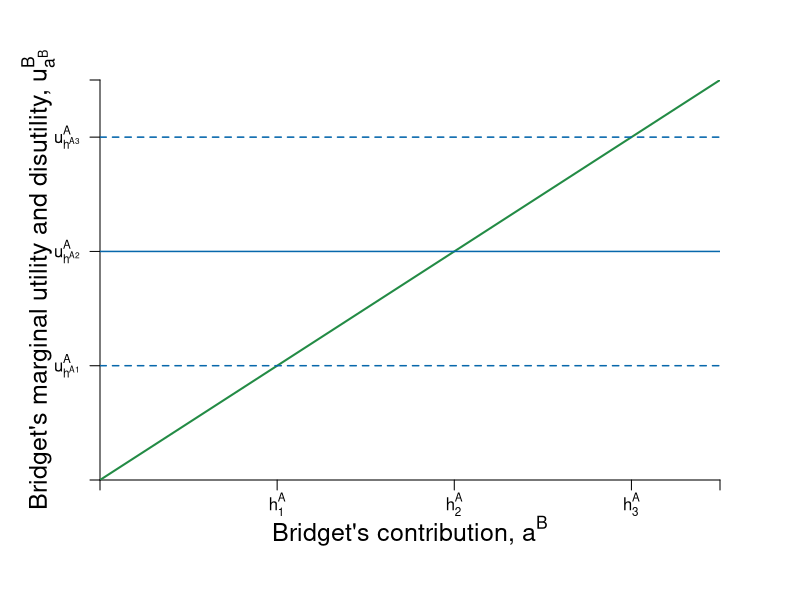

R code for this plot: (Note: this script raises an error after producing the figure.)
require(shape)
pdf(file = "public_mechanism/public_marginal.pdf", width = 9, height = 7)

#Set parameters for graphics
axislabelsize <- 1.5
graphlinewidth <- 2
segmentlinewidth <- 1.5

COL <- c("#7fc97f", "#beaed4", "#fdc086", "#ffff99", "#386cb0", "#f0027f", "#bf5b17", "#666666")
COLA <- c("#99d8c9","#66c2a4","#41ae76", "#238b45", "#005824")
COLB <- c("#4eb3d3", "#2b8cbe", "#0868ac","#084081")

par(mar =  c(6, 5, 4, 4))

MCost <- function(a, slope = 1, intercept = 0){
  intercept + slope*a
}


xlims <- c(0, 14)
ylims <- c(0, 14)

npts <- 501 
x <- seq(xlims[1], xlims[2], length.out = npts)
y <- seq(ylims[1], ylims[2], length.out = npts) 
a <- c(12, 46.08, 90)

plot(0, 0, xlim = xlims, ylim = ylims, type = "n",
     xlab = expression(paste("")),
     ylab = expression(paste("")), 
     xaxt = "n", 
     yaxt = "n", 
     cex.lab = axislabelsize, 
     bty = "n",
     xaxs="i", 
     yaxs="i")

# ticksy <- seq(from = 0, to = ylims[2], by = 2)
# ylabels <- seq(from = 0, to = ylims[2], by = 2)
# ticksx <- seq(from = 0, to = xlims[2], by = 2)
# xlabels <- seq(from = 0, to = xlims[2], by = 2)
ticksy <- c(0, 4, 8, 12, ylims[2])
ylabels <- c(NA, expression(paste(u[h^A1]^A)), expression(paste(u[h^A2]^A)), expression(paste(u[h^A3]^A)), NA)
ticksx <- c(0, 4, 8, 12, xlims[2])
xlabels <- c(NA, expression(paste(h[1]^A)), expression(paste(h[2]^A)), expression(paste(h[3]^A)), NA)

axis(1, at = ticksx, pos = 0, labels = xlabels)
axis(2, at = ticksy, pos = 0, labels = ylabels, las = 1)


mtext(expression(paste("Bridget's contribution, ", a^B)), side=1, line = 2.5, cex = axislabelsize)
text(-1.4, 0.5*ylims[2], expression(paste("Bridget's marginal utility and disutility, ", u[a^B]^B)), xpd = TRUE, cex = axislabelsize, srt = 90) 

npts <- 500 
xx1 <- seq(xlims[1], xlims[2], length.out = npts)
xx2 <- seq(4, 8, length.out = npts)

#lines(xx1, MBenefit(xx1, ua = 10), col = COLA[4], lwd = graphlinewidth)
lines(xx1, MCost(xx1), col = COLA[4], lwd = graphlinewidth)
#lines(xx1, indiffA(xx1, ua = 46.08), col = COLA[4], lwd = graphlinewidth)
#lines(xx2, mrsA(xx2), col = "gray", lwd = graphlinewidth, lty = 2)


segments(0, 12, xlims[2], 12, lty = 2, col =  COLB[3] , lwd = segmentlinewidth)
segments(0, 8, xlims[2], 8, lty = 1, col = COLB[3] , lwd = segmentlinewidth)
segments(0, 4, xlims[2], 4, lty = 2, col = COLB[3] , lwd = segmentlinewidth)

# segments(9.6, 0, 9.6, 9.6, lty = 2, col = "gray" , lwd = segmentlinewidth)
# 
# segments(0, 6.9, 6.9, 6.9, lty = 2, col = "gray" , lwd = segmentlinewidth)
# segments(6.9, 0, 6.9, 6.9, lty = 2, col = "gray" , lwd = segmentlinewidth)


#segments(4.11765, 6.17647, 5.88, 8.88, lty = 1, col = COL[2] , lwd = graphlinewidth)
# text(9.5, 30, expression(paste("Slope at ", (list(e^A, y^A)) == (list(6, 28)), " is ", e^A == 6)))

text(3, 8.5, expression(paste("Marginal Benefit, ", mb[2]^A== alpha(1 - beta*h^B))), cex = labelsize)
text(2, 12.5, expression(paste(mb[3]^A == alpha, " when ", h^b == 0)), cex = labelsize)
text(0.7, 4.5, expression(paste(mb[1]^A)), cex = labelsize)
text(10.8, 13, expression(paste("Marginal Disutility", phantom() == a^i)), cex = labelsize)

Arrows(1.5, 9, 1.5, 11.5, col = "black", lty = 1, lwd = 2, arr.type = "triangle", arr.lwd = 0.5)
text(3, 11, expression(paste(alpha, " increases, or ")), cex = labelsize)
text(3, 10.5, expression(paste(h^B, " decreases")), cex = labelsize)

Arrows(1.5, 7.5, 1.5, 4.5, col = "black", lty = 1, lwd = 2, arr.type = "triangle", arr.lwd = 0.5)
text(3, 5.5, expression(paste(alpha, " decreases, or ")), cex = labelsize)
text(3, 5, expression(paste(h^B, " increases")), cex = labelsize)

segments(8, 0, 8, 8, lty = 2, col = "gray" , lwd = segmentlinewidth)
points(8, 8, pch = 16, col = "black", cex = 1.5)
text(8.25, 7.5, expression(paste(f)), cex = labelsize)

segments(12, 0, 12, 12, lty = 2, col = "gray" , lwd = segmentlinewidth)
points(12, 12, pch = 16, col = "black", cex = 1.5)
text(12.25, 11.5, expression(paste(g)), cex = labelsize)

segments(4, 0, 4, 4, lty = 2, col = "gray" , lwd = segmentlinewidth)
points(4, 4, pch = 16, col = "black", cex = 1.5)
text(4.25, 3.5, expression(paste(e)), cex = labelsize)

dev.off()
